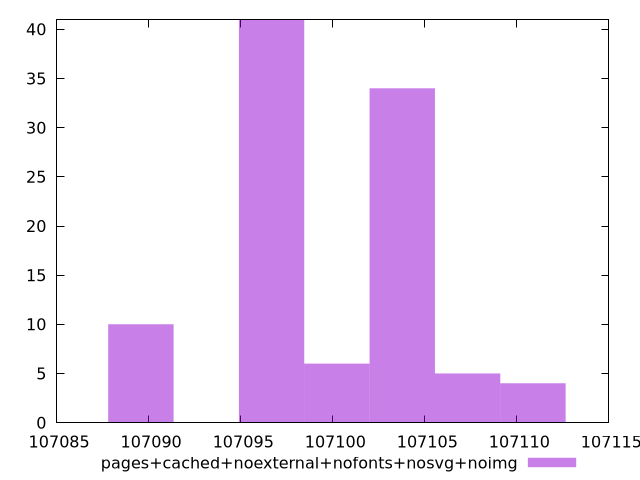

This chart was generated by the following gnuplot code:
$_pagesCachedNoexternalNofontsNosvgNoimg <<EOF
107103.77603656454 34
107096.67672419676 41
107100.22638038064 6
107089.57741182897 10
107107.32569274843 5
107110.87534893233 4
EOF
set key outside below
set terminal pngcairo
set output "report_00006_2020-11-02T20-21-41.718Z/total-byte-weight/pages+cached+noexternal+nofonts+nosvg+noimg//raw_hist.png"
set yrange [0:41]
set boxwidth 3.549656183891709
set style fill transparent solid 0.5 noborder
plot $_pagesCachedNoexternalNofontsNosvgNoimg title "pages+cached+noexternal+nofonts+nosvg+noimg" with boxes ,
